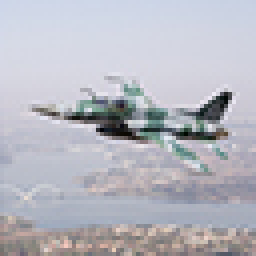
#> input picture Python/Sigmoidal/Escola Data Science/img/aviao_64x64.jpg, 64 x 64 px, found by its file name (shown 4 times larger)
$ jupyter execute 'Cópia_de_Aula_005_Introdução_ao_Deep_Learning.ipynb'   (shell and % lines are left out)
#> lines starting #> are read from the running program, lines starting #| are printed output that depends on the picture
<a href="https://colab.research.google.com/github/alexapruiz/Projetos/blob/master/C%C3%B3pia_de_Aula_005_Introdu%C3%A7%C3%A3o_ao_Deep_Learning.ipynb" target="_parent"></a>

<p align="center"></p>

# Aula 005: Introdução ao Deep Learning

Nesta aula começaremos a falar sobre os princípios do Deep Learning, passando pelos conceitos de Modelos Paramétricos, Regressão Logística (com perspectiva de *deep learning*), *score function* e entender como uma rede neural é capaz de classificar uma imagem.

Na próxima aula iremos entrar em cost function e um algoritmo conhecido como ***Gradient Descente*** **(GD)** -  a cereja do bolo!

Para você ter uma ideia a respeito da motivação em aprendê-lo, veja o que diz *Goodfellow et al (2016)*  em seu livro *Deep Learning*, referência em referência absoluta na área:

> *Praticamente, tudo que se chama deep learning é movido por um algoritmo muito importante: Stochastic Gradient Descent (SGD).*

Mas antes de entrar no SGD diretamente, vamos dar uma olhada em alguns conceitos primários.

## Modelos Paramétricos

Um modelo de *machine learning* tem a capacidade de aprender padrões a partir de dados de *input* durante uma etapa conhecida como treinamento.

Esse modelo é representado não por todos os dados que o alimentam, mas por um número limitado de parâmetros. Ou seja, independente do tamanho do meus dados de treino, é possível **generalizar**, representar os mesmos por meio de parâmetros.

<p align="center">

</p>

Considere que você queira treinar um modelo de *deep learning* para reconhecer se há uma aeronave em uma imagem. As seguintes classificações são possíveis:

* **1:** Quando é detectada uma aeronave na imagem; e
* **2:** Quando não é detectada uma aeronave na imagem.

Basicamente, as imagens normais que usaremos é composta por 3 canais de cores (RGB). Se formos olhar mais de perto, veremos temos 3 matrizes (uma para cada canal) e que cada pixel é representado por um número entre $0-255$.

<p align="center">

</p>

## Classificação Binária

Claramente, nós seres humanos podemos identificar que existe algum tipo de padrão que faz com que nosso cérebro reconheça rapidamente se uma imagem é um avião ou não. Trazendo para o lado da matemática, assuma que existe uma função $y = f^{*}(x)$ que mapeia o nosso *input* $x$ para uma categoria $y \in \{0, 1 \}$.

A imagem do caça acima tem dimensões iguais a $64 \times 64$ *pixels*. No lugar de termos 3 matrizes  $64 \times 64$ *pixels*, podemos gerar um vetor $x$ único contendo todos seus valores:

$$
\begin{equation}
\begin{aligned}
x&=
    \begin{bmatrix}
        123 \\ 250 \\ \vdots \\ 70 \\ 100 \\ \vdots \\130
    \end{bmatrix}
&&n_x = 64 \times 64 \times 3 = 12288
\end{aligned}
\end{equation}
$$

Dependendo a literatura adotada, você vai ter notações matemáticas e teóricas divergentes. Essas divergências podem ser puramente relacionadas aos símbolos e letras convencionadas ou em algum conceito.

Também não é minha ideia mergulhar fundo nessa parte mais matemática, então resolvi simplificar o que poderia ser simplificado (com menos rigor acadêmico), mas sem perder a essência. Vamos ver as convenções e notações que eu irei usar.

* Uma única amostra de treino é representado pela tupla:

$$
\begin{align}
(x, y) && onde && x& \in \rm I\!R^{n_x}, \\
&& && y& \in \{0, 1\}
\end{align}
$$

* Para um conjunto de $m$ amostras de treinamento:

$$
m\text{-amostras: } \{ (x^{(1)}, y^{(1)}), (x^{(2)}, y^{(2)}), \dots, (x^{(m)}, y^{(m)}) \}
$$

Essa notação acima é muito didática, porém você também consegue representar a mesma coisa, porém de forma mais compacta usando a notação da Álgebra Linear. Veja como eu represento matricialmente um conjunto de dados de treino contendo $m$ amostras diferentes.

$$
\begin{aligned}
X&=
\begin{bmatrix}
    \bigg\rvert & \bigg\rvert &  & \bigg\rvert \\
    x^{(1)} & x^{(2)} & \dots & x^{(m)} \\
    \bigg\rvert & \bigg\rvert &  & \bigg\rvert
\end{bmatrix}
\end{aligned}
$$

Um detalhe que devemos sempre nos atentar diz respeito à dimensionalidade. Tenha em mente que $X \in \rm I\!R^{n_x \ \times \ m}$, o que pode ser verificado diretamente no código checando o atributo do *array* com `X.shape` $= (n_x, m)$.

Convenientemente, para facilitar implementações e operações matriciais, usaremos um vetor horizontal $y$ contendo os *outputs labels*.

$$
\begin{equation}
\begin{aligned}
Y&=
    \begin{bmatrix}
        y^{(1)}, y^{(1)}, \dots, y^{(m)}
    \end{bmatrix}
\end{aligned}
\end{equation}
$$

Em relação à dimensionalidade do vetor, temos que $Y \in \rm I\!R^{1 \ \times \ m}$, o que pode ser verificado diretamente no código checando `Y.shape` $= (1, m)$.

## Classificador Linear: Das Imagens para os *Labels*

Dentro do campo de *machine learning* (ML), temos uma classe de problemas conhecida como classificação estatística. Um classificador linear consegue tomar a decisão de classificar um determinado objeto mediante combinação linear das suas características (*features*).

Nesta seção, eu irei falar sobre Regressão Logística, um algoritmo de ML amplamente usado para classificação em problemas de aprendizado supervisionado.

### Regressão Logística

No exemplo de identificar se nossa foto é um avião ou não, temos um problema de classificação binária onde você recebe um vetor $x \in \rm I\!R^{n_x}$ contendo as *features* (os *pixels* da imagem) e o algoritmo de Regressão Logística retorna a probabilidade $\hat{y} = P(y=1 | x)$ de ser um avião.

Para entender o algoritmo GD, precisamos entrar em dois conceitos-chaves:

1. *Score Function*
2. *Cost Function*

#### 1. *Score Function*

*Machine learning*, ou aprendizado de máquina é o nosso campo de estudo. O "*learning*" significa que de alguma maneira o computador é capaz de aprender. Essa maneira é por meio da otimização dos parâmetros $\theta \in \rm I\!R^{n_x}$ e $b \in \rm I\!R$.

A *score function* é uma função que vai receber o nosso *input* (no exemplo usado aqui, uma imagem) e mapear os dados para as classes de *labels*. A função mais simples possível para fazer isso é o **mapeamento linear**:

$$
f(x, \theta, b) = \hat{y} = \theta^Tx + b
$$

**Uma pausa.**

Lembra que estamos falando de classificação de imagens, e da probabilidade dessa imagem ser um avião ou não?

O problema é que a nossa *score function*, do jeito que está, pode retornar qualquer valor. Só que se eu espero obter uma probabilidade como *output*, é esperado que $0 \leq \hat{y} \leq 1$.

Uma das maneiras de fazer isso é usando uma função de ativação conhecida como **função sigmóide**.

$$
\sigma(z) = \frac{1}{1 + e^{-z}}
$$

[cell 1]
# importar pacotes necessários
import numpy as np
import matplotlib.pyplot as plt

# criar um set entre -10 e 10 e aplicar a função sigmóide
x = np.arange(-10, 10)
y = 1 / (1 + np.exp(-x))

# plotar a curva sigmoidal
plt.plot(x, y)
plt.vlines(0, 0, 1, colors='r', linestyles='dashed')
plt.show()
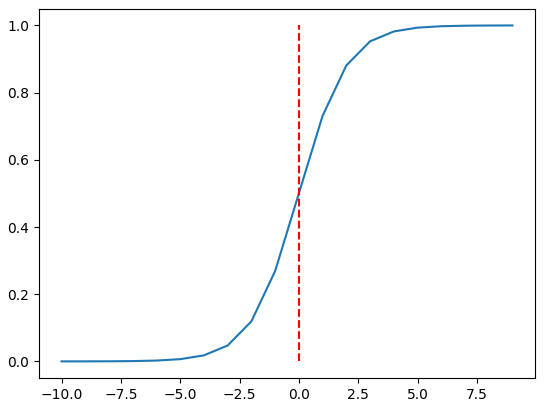
#> figure drawn by matplotlib, 1 panel; curve peaks at x = 9, y = 1

Em suma, o *output* que queremos estará no formato

$$\hat{y} = \sigma(\theta^Tx + b) = \frac{1}{1 + e^{-(\theta^Tx + b)}}$$

Como estamos falando de NN (*feedforward neural networks*, mais especificamente), o nosso objetivo é aproximar essa função $f(x, \theta, b) = f^{*}(x, \theta, b)$. Isso significa que durante a fase de treinamento nós conduzimos $f(x, \theta, b)$ para equiparar $f^{*}(x, \theta, b)$.

Voltando a função de ativação, utilizamos a mesma para (1) inserir não-lineariedade no problema e (2) gerar probabilidade para um problema de classificação binária.

Utilizando a função de ativação aplicada na *score function*, ou seja $\sigma( \theta^T x + b)$, conseguiremos mapear qualquer valor para dentro do intervalo $0 \leq \hat{y} \leq 1$. Veja um exemplo de onde usamos essa teoria para prever se uma imagem é um avião ou não.

<p align="center">

</p>

As etapas ilustradas na imagem acima são:

1. Transformar a imagem em um vetor.
2. Multiplicar o valor de cada pixel de $x$ por um peso de $w$.
3. Obter o valor de $z = w^T x + b$.
4. Obter a probabilidade $\hat{y} = P(y=1 | x)$ de ser um avião. Ou seja, obter o valor de $\hat{y} = \sigma(z)$.
5. Classificar a imagem com o label `avião` ($0.91 \gt 0.5)$.

## Visualizando uma imagem

Para mostrar os *pixels* de uma imagem, vamos importar um exemplo com o OpenCV e ver o *array* que representa a intensidade de cada um.

[cell 2]
# importar o OpenCV
import cv2

[cell 3]
# baixar uma imagem de exemplo

[cell 4]
# ler a imagem usando o OpenCV
img = cv2.imread("aviao_64x64.jpg")
#> img is the input picture: shape (64, 64, 3); mean B, G, R 192.7, 183.7, 182.9

[cell 5]
# ver suas dimensões
img.shape
#> Out = (64, 64, 3)

[cell 6]
# plotar a imagem usando o `matplotlib`
plt.imshow(cv2.cvtColor(img, cv2.COLOR_BGR2RGB))
plt.show()
